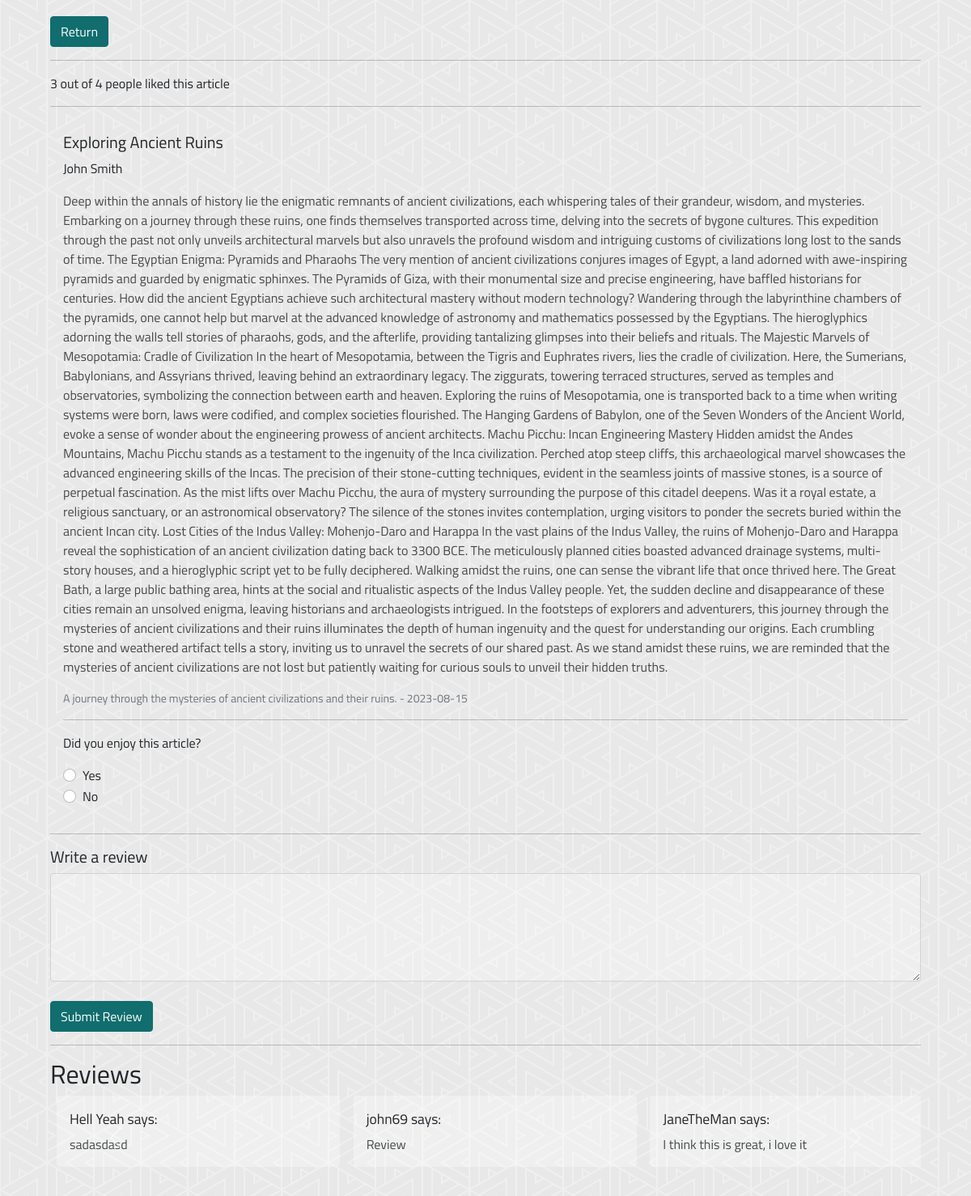
Page /article-details.php?article_id=63&user_id=15 on the committed database.
### tables this page shows
CREATE TABLE `tbarticles` (
  `article_id` int(11) NOT NULL,
  `user_id` int(11) NOT NULL,
  `title` varchar(100) NOT NULL,
  `description` varchar(200) NOT NULL,
  `author` varchar(100) NOT NULL,
  `date` date NOT NULL,
  `article_text` varchar(10000) NOT NULL,
  `category` varchar(50) NOT NULL
);

CREATE TABLE `tbreviews` (
  `review` varchar(255) NOT NULL,
  `user_id` int(11) NOT NULL,
  `article_id` int(11) NOT NULL,
  `id` int(11) NOT NULL
);

CREATE TABLE `tbusers` (
  `user_id` int(11) NOT NULL,
  `username` varchar(20) NOT NULL,
  `name` varchar(50) NOT NULL,
  `surname` varchar(50) NOT NULL,
  `email` varchar(100) NOT NULL,
  `password` varchar(16) NOT NULL,
  `birthday` date NOT NULL
);

### article-details.php (the view, shortened to what this page needs)
<?php
$mysqli = mysqli_connect("localhost:3306", "u21513768", "yobsxklz", "u21513768");
if (isset($_GET['article_id']) && isset($_GET['user_id'])) {
    $article_id = $_GET['article_id'];
    $reviewsQuery = "SELECT tbreviews.review, tbusers.username
                FROM tbreviews
                INNER JOIN tbusers ON tbreviews.user_id = tbusers.user_id
                WHERE tbreviews.article_id = '$article_id'";
    $reviewsResult = mysqli_query($mysqli, $reviewsQuery);
    $reviews = mysqli_fetch_all($reviewsResult, MYSQLI_ASSOC);
} else {
    echo "Article ID or User ID is not set.";
}
?>
<!DOCTYPE html>
<html>
<head>
    <link rel="stylesheet" href="https://cdn.jsdelivr.net/npm/bootstrap@5.1.0/dist/css/bootstrap.min.css"
>
    <link rel="stylesheet" href="articles.css">
    <link rel="stylesheet" href="https://cdn.lineicons.com/4.0/lineicons.css" />
</head>
<body>
    <div class='container'>
        <div class='sideSection'>
            <form id="redirectForm" action="article-details.php" method="POST">
                <input type="submit" class="btn btn-primary" value="Return" name="return">
            </form>
            <?php
            $totalReviewsQuery = "SELECT COUNT(*) AS total_reviews FROM tbratings WHERE article_id = '$article_id'";
            $totalReviewsResult = mysqli_query($mysqli, $totalReviewsQuery);
            $totalReviewsRow = mysqli_fetch_assoc($totalReviewsResult);
            $totalReviews = $totalReviewsRow['total_reviews'];
            $positiveReviewsQuery = "SELECT COUNT(*) AS positive_reviews FROM tbratings WHERE article_id = '$article_id' AND rating = 1";
            $positiveReviewsResult = mysqli_query($mysqli, $positiveReviewsQuery);
            $positiveReviewsRow = mysqli_fetch_assoc($positiveReviewsResult);
            $positiveReviews = $positiveReviewsRow['positive_reviews'];
            echo "<hr/><p>$positiveReviews out of $totalReviews people liked this article</p><hr/>";
            ?>
            <div class="articleGallery">
                <?php
                $articleQuery = "SELECT * FROM tbarticles WHERE article_id = '$article_id'";
                $articleResult = mysqli_query($mysqli, $articleQuery);
                if ($articleResult) {
                    $article = mysqli_fetch_assoc($articleResult);
                    if ($article) {
                        echo '<div >
                                    <div class="card-body">
                                        <h5 class="card-title">' . $article['title'] . '</h5>
                                        <p class="card-text article-desc">' . $article['description'] . '</p>
                                        <div class="alert alert-info mt-3" id="likeStatusAlert1" style="display: none;"></div>
                                        <p class="card-text article-text">' . $article['article_text'] . '</p>
                                        <p class="card-text"><small class="text-muted">' . $article['author'] . ' - ' . $article['date'] . '</small></p><hr/>
                                        <p>Did you enjoy this article?</p>
                                        <div class="form-check" data-correct="true">
                                            <input class="form-check-input" type="radio" name="articleLike1" id="articleLiked1">
                                            <label class="form-check-label" for="articleLiked1">
                                                Yes
                                            </label>
                                        </div>
                                        <div class="form-check" data-correct="false">
                                            <input class="form-check-input" type="radio" name="articleLike1" id="articleLiked2">
                                            <label class="form-check-label" for="articleLiked2">
                                                No
                                            </label>
                                        </div>
                                    </div>
                                    <hr/>
                                    <h5>Write a review</h5>
                                    <textarea class="form-control" rows="5" id="reviewText"></textarea>
                                    <br/>
                                    <button id="submitButton" class="btn btn-primary">Submit Review</button>
                                </div>';
                    } else {
                        echo "Article not found.";
                    }
                } else {
                    echo "Error fetching article.";
                }
                ?>
            </div>
                <hr/>
            <h2>Reviews</h2>
            <div id="carousel" class="carousel slide" data-bs-ride="carousel">
                <div class="carousel-inner">
                    <?php
                    $reviewsChunks = array_chunk($reviews, 3);
                    foreach ($reviewsChunks as $index => $chunk) {
                        echo '<div class="carousel-item ' . ($index === 0 ? 'active' : '') . '">
                    <div class="row">';
                        foreach ($chunk as $review) {
                            echo '<div class="col-md-4 mb-3">
                        <div class="card mx-2">
                            <div class="card-body">
                                <h5 class="card-title"><small>' . htmlspecialchars($review['username']) . ' says:</small></h5>
                                <p class="card-text">' . htmlspecialchars($review['review']) . '</p>
                            </div>
                        </div>
                    </div>';
                        }
                        echo '</div></div>';
                    }
                    ?>
                </div>
                <button class="carousel-control-prev" type="button" data-bs-target="#carousel" data-bs-slide="prev">
                    <span class="carousel-control-prev-icon" aria-hidden="true"></span>
                </button>
                <button class="carousel-control-next" type="button" data-bs-target="#carousel" data-bs-slide="next">
                    <span class="carousel-control-next-icon" aria-hidden="true"></span>
                </button>
            </div>
        </div>
    </div>
</body>
</html>

### articles.css (style rules this page uses)
body { overflow-x: hidden !important; font-family: "Titillium Web"; }
.container { white-space: nowrap; }
.articleGallery { display: inline-flex; overflow-x: auto !important; display: flex; flex-wrap: nowrap; scrollbar-width: thin; scrollbar-color: transparent transparent; }
.articleGallery { -ms-overflow-style: none; scrollbar-width: none; }
.card { width: 350px; margin-right: 20px; height: 100%; }
.sideSection { width: 100%; padding: 20px; }
.card-text { white-space: normal; }
.card-text small { display: block; }
.card-title { white-space: normal; }
.card-text { color: #454b4d; }
.card { background-color: #ffffff54; border: none; }
.form-control { background-color: #ffffff40; }
.btn-primary { background-color: #116D6E; border-color: #116D6E; }
.article-text { color: #494849; }
.article-desc { color: #212529; }
textarea { color: #333 !important; }

### rows in the picture
tbarticles: title "Exploring Ancient Ruins", description "John Smith", article_text "Deep within the annals of history lie the enigmatic remnants of ancient civilizations, each whispering tales of their grandeur, wisdom, and mysteries. Embarking on a journey through these ruins, one finds themselves transported across time, delving into the secrets of bygone cultures. This expedition through the past not only unveils architectural marvels but also unravels the profound wisdom and intriguing customs of civilizations long lost to the sands of time. The Egyptian Enigma: Pyramids and Pharaohs The very mention of ancient civilizations conjures images of Egypt, a land adorned with awe-inspiring pyramids and guarded by enigmatic sphinxes. The Pyramids of Giza, with their…", author "A journey through the mysteries of ancient civilizations and their ruins.", date "2023-08-15"
tbreviews: user.username "Hell Yeah", review "sadasdasd"
tbreviews: user.username "john69", review "Review"
tbreviews: user.username "JaneTheMan", review "I think this is great, i love it"

### other values in the picture
$positiveReviews "3"
$totalReviews "4"
